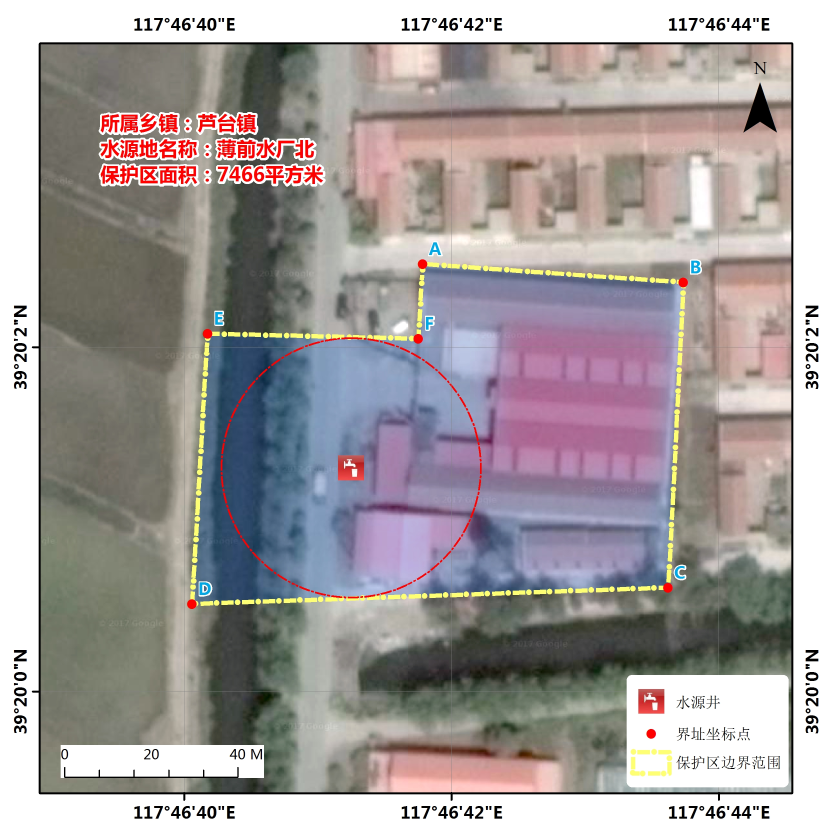
#> input picture test.jpg, 2480 x 2480 px (shown at 1/3 size)
$ python Pillow_test.py
#> lines starting #> are read from the running program, lines starting #| are printed output that depends on the picture
# -*- coding:utf-8 -*-

from PIL import Image,ImageFilter,ImageDraw,ImageFont
import random

im = Image.open('test.jpg')
#> im is the input picture: PIL image 2480x2480 RGB; mean R, G, B 162.3, 155.8, 156

w, h = im.size
#> w = 2480; h = 2480
print('Original image size:%s %s'%(w,h))
#| Original image size:2480 2480

im.thumbnail((w//2,h//2))
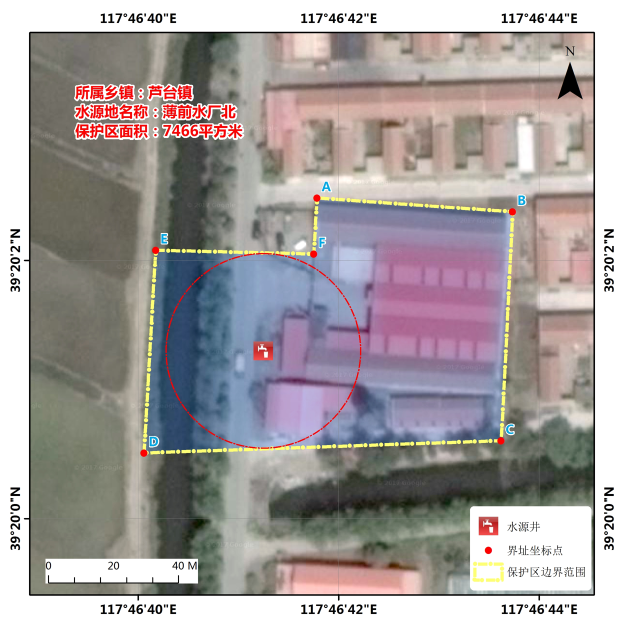
#> im: PIL image 1240x1240 RGB (shown at 1/2 size); mean R, G, B 162.3, 155.8, 156

print('Resize image to : %s %s' % (w//2,h//2))
#| Resize image to : 1240 1240
im.save('thumbnail.jpg','jpeg')

im2=im.filter(ImageFilter.BLUR)
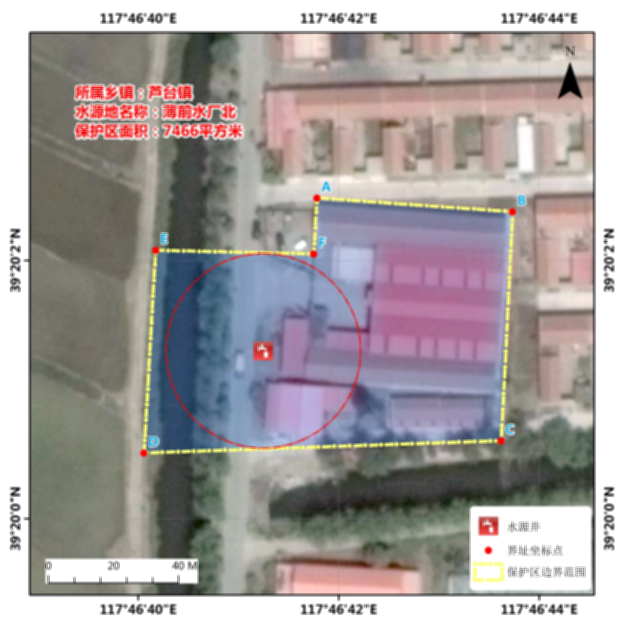
#> im2: PIL image 1240x1240 RGB (shown at 1/2 size); mean R, G, B 162.3, 155.9, 156
im2.save('blur.jpg','jpeg')

def rndChar():
    return chr(random.randint(64,90))

def rndColor():
    return (random.randint(64,255),random.randint(64,255),random.randint(64,255))

def rndColor2():
    return (random.randint(32,127),random.randint(32,127),random.randint(32,127))

width=60*4
height=60
image=Image.new('RGB',(width,height),(255,255,255))
#> image: PIL image 240x60 RGB; every value is 255

font=ImageFont.truetype('arial.ttf',36)
draw=ImageDraw.Draw(image)
for x in range(width):
    for y in range(height):
        draw.point((x,y),fill=rndColor())

for t in range(4):
    draw.text((60*t+10,10),rndChar(),font=font,fill=rndColor2())

image=image.filter(ImageFilter.BLUR)
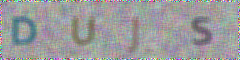
#> image: PIL image 240x60 RGB; mean R, G, B 155.6, 155.2, 156.2
image.save('code.jpg','jpeg')
